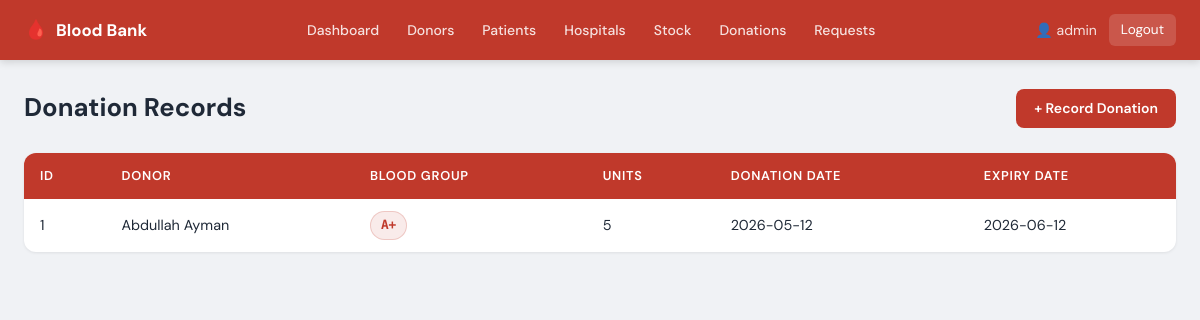
Screenshot of /view_donations.php (signed in) with the database file from the repository.
### tables this page shows
CREATE TABLE `donation` (
  `Donation_ID` int(11) NOT NULL AUTO_INCREMENT,
  `Donor_ID`    int(11) DEFAULT NULL,
  `Blood_ID`    int(11) DEFAULT NULL,
  `Date`        date    DEFAULT NULL,
  PRIMARY KEY (`Donation_ID`),
  KEY `Donor_ID` (`Donor_ID`),
  KEY `Blood_ID` (`Blood_ID`),
  CONSTRAINT `donation_ibfk_1` FOREIGN KEY (`Donor_ID`) REFERENCES `donor` (`Donor_ID`) ON DELETE SET NULL,
  CONSTRAINT `donation_ibfk_2` FOREIGN KEY (`Blood_ID`) REFERENCES `blood`  (`Blood_ID`) ON DELETE SET NULL
);

CREATE TABLE `donor` (
  `Donor_ID`     int(11)      NOT NULL AUTO_INCREMENT,
  `Name`         varchar(100) NOT NULL,
  `Age`          int(11)      DEFAULT NULL,
  `Phone`        varchar(20)  DEFAULT NULL,
  `Address`      text         DEFAULT NULL,
  `Units_Donated` int(11)     DEFAULT 0,
  PRIMARY KEY (`Donor_ID`)
);

CREATE TABLE `blood` (
  `Blood_ID`       int(11)     NOT NULL AUTO_INCREMENT,
  `Blood_Group`    varchar(5)  NOT NULL,
  `Units`          int(11)     NOT NULL DEFAULT 1,
  `Collection_Date` date       DEFAULT NULL,
  `Expiry_Date`    date        DEFAULT NULL,
  PRIMARY KEY (`Blood_ID`)
);

### view_donations.php (the view, shortened to what this page needs)
<?php
include 'config.php';
$sql = "SELECT d.Donation_ID, dn.Name AS DonorName, b.Blood_Group, b.Units, b.Expiry_Date, d.Date
        FROM donation d
        JOIN donor dn ON d.Donor_ID = dn.Donor_ID
        JOIN blood  b  ON d.Blood_ID  = b.Blood_ID
        ORDER BY d.Date DESC";
$result = mysqli_query($conn, $sql);
?>
<!DOCTYPE html>
<html lang="en">
<head>
    <link rel="stylesheet" href="style.css">
</head>
<body>
<?php include 'navbar.php'; ?>
<div class="container">
    <div class="page-header">
        <h1>Donation Records</h1>
        <a href="add_donation.php" class="btn btn-primary">+ Record Donation</a>
    </div>
    <table>
        <thead>
            <tr><th>ID</th><th>Donor</th><th>Blood Group</th><th>Units</th><th>Donation Date</th><th>Expiry Date</th></tr>
        </thead>
        <tbody>
        <?php $count=0; while($row = mysqli_fetch_assoc($result)): $count++;
            $expired = strtotime($row['Expiry_Date']) < time();
        ?>
        <tr class="<?php echo $expired ? 'row-expired' : ''; ?>">
            <td><?php echo $row['Donation_ID']; ?></td>
            <td><?php echo htmlspecialchars($row['DonorName']); ?></td>
            <td><span class="blood-badge"><?php echo htmlspecialchars($row['Blood_Group']); ?></span></td>
            <td><?php echo $row['Units']; ?></td>
            <td><?php echo $row['Date']; ?></td>
            <td><?php echo $row['Expiry_Date']; ?><?php if($expired) echo ' <span class="tag-expired">Expired</span>'; ?></td>
        </tr>
        <?php endwhile; ?>
        </tbody>
    </table>
</div>
</body>
</html>

### style.css (style rules this page uses)
:root { --red: #c0392b; --red-dark: #922b21; --red-light: #f9ebea; --green: #1e8449; --green-light:#eafaf1; --orange: #d35400; --orange-light:#fdf2e9; --blue: #1a5276; --blue-light: #eaf0f6; --gray-50: #f8f9fa; --gray-100: #f0f2f5; --gray-200: #e1e4e8; --gray-400: #9ca3af; --gray-600: #4b5563; --gray-800: #1f2937; --white: #ffffff; --shadow-sm: 0 1px 3px rgba(0,0,0,.08); --shadow-md: 0 4px 16px rgba(0,0,0,.10); --radius: 8px; --radius-lg: 12px; }
*, *::before, *::after { box-sizing: border-box; margin: 0; padding: 0; }
body { font-family: 'DM Sans', sans-serif; background: var(--gray-100); color: var(--gray-800); line-height: 1.6; min-height: 100vh; }
a { text-decoration: none; color: inherit; }
.container { max-width: 1200px; margin: 0 auto; padding: 28px 24px 48px; }
.page-header { display: flex; align-items: center; justify-content: space-between; margin-bottom: 24px; }
.page-header h1 { font-size: 1.6rem; font-weight: 700; color: var(--gray-800); }
.btn { display: inline-flex; align-items: center; gap: 6px; padding: 8px 18px; border-radius: var(--radius); font-family: inherit; font-size: .875rem; font-weight: 600; cursor: pointer; border: none; transition: filter .15s, transform .1s; text-decoration: none; }
.btn-primary { background: var(--red); color: var(--white); }
table { width: 100%; border-collapse: collapse; background: var(--white); border-radius: var(--radius-lg); overflow: hidden; box-shadow: var(--shadow-sm); }
thead tr { background: var(--red); }
th { padding: 13px 16px; color: var(--white); font-size: .8rem; font-weight: 600; text-transform: uppercase; letter-spacing: .06em; text-align: left; }
td { padding: 12px 16px; font-size: .9rem; border-bottom: 1px solid var(--gray-100); color: var(--gray-800); vertical-align: middle; }
tbody tr:last-child td { border-bottom: none; }
.blood-badge { display: inline-block; background: var(--red-light); color: var(--red); font-weight: 700; font-size: .8rem; padding: 3px 10px; border-radius: 20px; font-family: 'DM Mono', monospace; border: 1px solid rgba(192,57,43,.2); }

### rows the page displays
donation: Donation_ID "1", Donor_ID.Name "Abdullah Ayman", Blood_ID.Blood_Group "A+", Blood_ID.Units "5", Date "2026-05-12", Blood_ID.Expiry_Date "2026-06-12"

### other values shown
$_SESSION['admin'] "admin"
